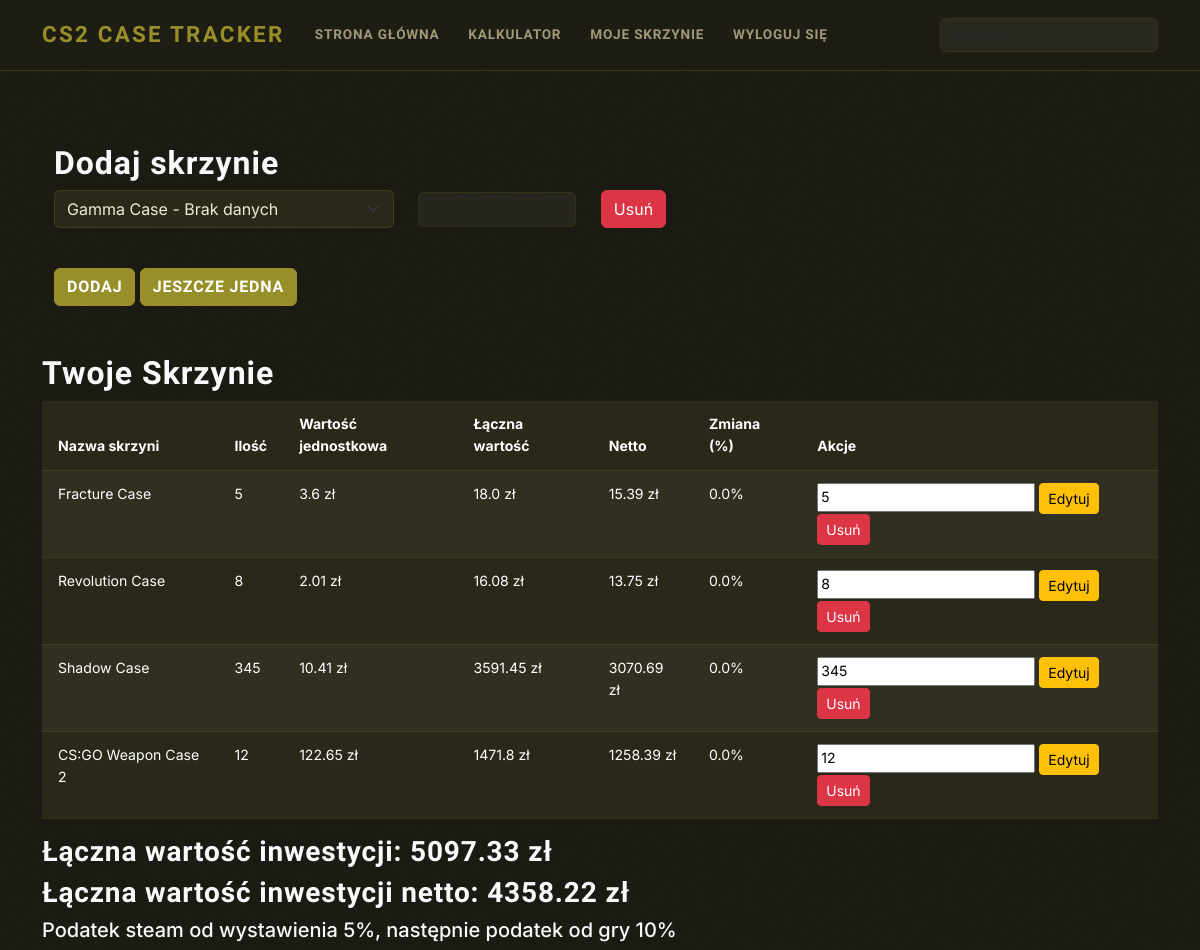
Screenshot of /user_chests (signed in) with the database file from the repository.
### models.py (models this page shows)
class UserCase(db.Model):
    id = Column(Integer, primary_key=True)
    user_id = Column(Integer, ForeignKey("users.id"), nullable=False)
    case_code = Column(String(100))
    quantity = Column(Integer)

### routes.py (the view, shortened to what this page needs)
@main.route("/user_chests", methods=['GET', 'POST'])
@login_required
def user_chests():
    latest_prices = load_latest_prices()
    price_history = load_data()
    user_cases = UserCase.query.filter_by(user_id=current_user.id).all()
    total_value = 0
    total_value_after_tax = 0
    user_cases_data = []
    for case in user_cases:
        chest_name = next((name for name, info in cases.items() if info["code"] == case.case_code), None)
        if not chest_name:
            continue
        quantity = case.quantity
        current_price = latest_prices.get(chest_name, 0.0)
        total_case_value = round(quantity * current_price, 2)
        price_list = price_history.get(case.case_code, [])
        if len(price_list) >= 2:
            prev_price = price_list[-2][1]
            change_percent = round(((current_price - prev_price) / prev_price) * 100, 2)
        else:
            change_percent = 0.0
        user_cases_data.append({
            'id': case.id,
            'name': chest_name,
            'quantity': quantity,
            'unit_price': round(current_price, 2),
            'total_price': total_case_value,
            'total_price_after_tax': round((total_case_value * 0.95) * 0.90, 2),
            'change_percent': change_percent
        })
        total_value += total_case_value
        total_value_after_tax = (total_value * 0.95) * 0.90
    return render_template("user_chests.html",
                           user_cases=user_cases_data,
                           total_value=round(total_value, 2),
                           cases=cases,
                           total_value_after_tax=round(total_value_after_tax, 2))

### prices_data.py (called while the page is built)
def load_latest_prices():
    if os.path.exists(LATEST_PRICES_FILE):
        with open(LATEST_PRICES_FILE, "r", encoding="utf-8") as file:
            return json.load(file)
    return {}

def load_data():
    if os.path.exists(FILENAME):
        with open(FILENAME, "r", encoding="utf-8") as file:
            return json.load(file)
    return {}

### run.py (called while the page is built)
@login_manager.user_loader
def load_user(user_id):
    return User.query.get(int(user_id))

### templates/user_chests.html (shortened to what this page needs)
{% extends "base.html" %}
{% block content %}
<div class="container mt-3 py-5">
    <h2 class="mb-6">Dodaj skrzynie</h2>
    <form action="{{ url_for('main.user_chests') }}" method="POST">
        <div id="fields-container" class="row">
            {% if user_cases_data %}
                {% for i in range(user_cases_data|length) %}
                    {% include 'user_case_field.html' %}
                {% endfor %}
            {% else %}
                {% include 'user_case_field.html' %}
            {% endif %}
        </div>
        <button type="submit" class="btn btn-primary mt-4">Dodaj</button>
        <button type="button" class="btn btn-primary mt-4" id="one_more_chest">Jeszcze jedna</button>
    </form>
</div>
<h2>Twoje Skrzynie</h2>
<table class="table table-dark table-striped table-sm">
    <thead>
        <tr>
            <th>Nazwa skrzyni</th>
            <th>Ilość</th>
            <th>Wartość jednostkowa</th>
            <th>Łączna wartość</th>
            <th>Netto</th>
            <th>Zmiana (%)</th>
            <th>Akcje</th>
        </tr>
    </thead>
    <tbody id="priceTableBody">
        {% for case in user_cases %}
        <tr>
            <td>{{ case.name }}</td>
            <td>{{ case.quantity }}</td>
            <td>{{ case.unit_price }} zł</td>
            <td>{{ case.total_price }} zł</td>
            <td>{{ case.total_price_after_tax }} zł</td>
            <td>
                {% if case.change_percent  > 0 %}
                    <span style="color: lightgreen;">+{{ case.change_percent  }}%</span>
                {% elif case.change_percent  < 0 %}
                    <span style="color: red;">{{ case.change_percent  }}%</span>
                {% else %}
                    <span>{{ case.change_percent  }}%</span>
                {% endif %}
            </td>
            <td>
                <form action="{{ url_for('main.edit_chest', case_id=case.id) }}" method="POST" class="d-inline edit-form">
                    <input type="number" name="new_quantity" value="{{ case.quantity }}" min="1" required>
                    <button type="submit" class="btn btn-warning btn-sm">Edytuj</button>
                </form>
                <form action="{{ url_for('main.delete_chest', case_id=case.id) }}" method="POST" class="d-inline delete-form">
                    <button type="submit" class="btn btn-danger btn-sm">Usuń</button>
                </form>
            </td>
        </tr>
        {% endfor %}
    </tbody>
</table>
<h3>Łączna wartość inwestycji: {{ total_value }} zł</h3>
<h3>Łączna wartość inwestycji netto: {{ total_value_after_tax }} zł</h3>
<h5>Podatek steam od wystawienia 5%, następnie podatek od gry 10%</h5>
{% endblock %}

### templates/base.html (shortened to what this page needs)
<!DOCTYPE html>
<html lang="pl">
<head>
    <link href="https://cdn.jsdelivr.net/npm/bootstrap@5.3.3/dist/css/bootstrap.min.css" rel="stylesheet">
    <link
      href="{{ url_for('static', filename='css/main.css') }}"
      rel="stylesheet"
    />
</head>
<body class="eerie-black text-light">
    <nav class="navbar navbar-expand-md navbar-dark fixed-top black-olive">
      <div class="container">
        <a class="navbar-brand" href="{{ url_for('main.home') }}">CS2 Case Tracker</a>
        <div class="collapse navbar-collapse" id="navbarCollapse">
          <ul class="navbar-nav me-auto">
            <li class="nav-item active">
                <a class="nav-link" href="{{ url_for('main.home') }}">Strona główna</a>
            </li>
            <li class="nav-item active">
                <a class="nav-link" href="{{ url_for('main.calculate') }}">Kalkulator</a>
            </li>
              {% if current_user.is_authenticated %}
            <li class="nav-item">
                <a class="nav-link" href="{{ url_for('main.user_chests') }}">Moje skrzynie</a>
            </li>
            <li class="nav-item">
                <a class="nav-link" href="{{ url_for('main.logout') }}">Wyloguj się</a>
            </li>
              {% endif %}
          </ul>
            <form action="{{ url_for('main.search') }}" method="POST">
                <input type="text" name="query" class="form-control" placeholder="Wyszukaj" value="{{ request.form.get('query', '') }}">
            </form>
        </div>
      </div>
    </nav>
    <div class="container mt-5">
        <div class="container mt-3 py-3">
        </div>
        {% block content %}{% endblock %}
    </div>
</body>
</html>

### templates/user_case_field.html
<div class="row mb-3 align-items-center case-row">
    <div class="col-md-4">
        <select name="case_code[]" class="form-select" required>
            {% for chest_name, chest_info in cases.items() %}
                <option value="{{ chest_info['code'] }}">
                    {{ chest_name }} - {{ chest_info['latest_price'] }}
                </option>
            {% endfor %}
        </select>
    </div>
    <div class="col-md-2">
        <input type="number" name="quantity[]" class="form-control" min="1" required>
    </div>
    <div class="col-md-1 d-flex justify-content-center align-items-center">
        <button type="button" class="btn btn-danger remove-btn">Usuń</button>
    </div>
</div>

### static/css/main.css (style rules this page uses)
:root { --bg-primary: #1a1a12; --bg-secondary: #23231a; --bg-card: #2a2818; --bg-nav: #1e1d13; --accent-olive: #988F2A; --accent-orange: #FE5F00; --accent-gold: #c9a227; --text-primary: #f0ead6; --text-muted: #a09878; --border-subtle: rgba(152, 143, 42, 0.2); --border-glow: rgba(152, 143, 42, 0.5); --green: #4ade80; --red: #f87171; --shadow-card: 0 4px 24px rgba(0,0,0,0.5); --shadow-hover: 0 8px 40px rgba(0,0,0,0.7); }
* { box-sizing: border-box; }
body { background-color: var(--bg-primary); color: var(--text-primary); font-family: 'Inter', sans-serif; font-size: 0.95rem; line-height: 1.6; }
body::before { content: ''; position: fixed; inset: 0; background-size: 200px; pointer-events: none; z-index: 0; opacity: 0.4; }
.navbar { background-color: var(--bg-nav) !important; border-bottom: 1px solid var(--border-subtle); backdrop-filter: blur(12px); padding: 0.75rem 0; font-family: 'Rajdhani', sans-serif; font-weight: 600; letter-spacing: 0.03em; }
.navbar-brand { font-family: 'Rajdhani', sans-serif; font-size: 1.4rem; font-weight: 700; color: var(--accent-olive) !important; text-transform: uppercase; letter-spacing: 0.1em; }
.nav-link { color: var(--text-muted) !important; font-size: 0.85rem; text-transform: uppercase; letter-spacing: 0.06em; transition: color 0.2s; padding: 0.5rem 0.9rem !important; }
.form-control { background-color: rgba(255,255,255,0.05); border: 1px solid var(--border-subtle); color: var(--text-primary); border-radius: 6px; font-size: 0.85rem; transition: border-color 0.2s, box-shadow 0.2s; }
.container { position: relative; z-index: 1; }
.btn-primary { background: var(--accent-olive); border-color: var(--accent-olive); font-family: 'Rajdhani', sans-serif; font-weight: 600; letter-spacing: 0.05em; text-transform: uppercase; border-radius: 6px; transition: background 0.2s, box-shadow 0.2s; }
.table-dark { --bs-table-bg: var(--bg-card); --bs-table-striped-bg: rgba(255,255,255,0.03); --bs-table-border-color: var(--border-subtle); font-size: 0.88rem; }
.table > :not(caption) > * > * { padding: 0.75rem 1rem; }
h2, h3 { font-family: 'Rajdhani', sans-serif; font-weight: 700; letter-spacing: 0.03em; }
.form-select { background-color: rgba(255,255,255,0.05); border: 1px solid var(--border-subtle); color: var(--text-primary); border-radius: 6px; }
select.form-select, select.form-select option { background-color: #2a2818; color: var(--text-primary); }
select { background-color: #2a2818 !important; color: var(--text-primary) !important; color-scheme: dark; }
select option { background-color: #2a2818; color: var(--text-primary); }
select option:hover, select option:checked { background-color: var(--accent-olive); color: #fff; }

### rows the page displays
UserCase: name "Shadow Case", quantity "345", unit_price "10.41", total_price "3591.45", total_price_after_tax "3070.69", change_percent "0.0", new_quantity "345"

### other values shown
{{ case.name }} "Fracture Case" "Revolution Case" "CS:GO Weapon Case 2"
{{ case.quantity }} "5" "8" "12"
{{ case.unit_price }} "3.6" "2.01" "122.65"
{{ case.total_price }} "18.0" "16.08" "1471.8"
{{ case.total_price_after_tax }} "15.39" "13.75" "1258.39"
{{ case.change_percent }} "0.0" "0.0" "0.0"
{{ total_value }} "5097.33"
{{ total_value_after_tax }} "4358.22"
form field value "Gamma Case - Brak danych"
